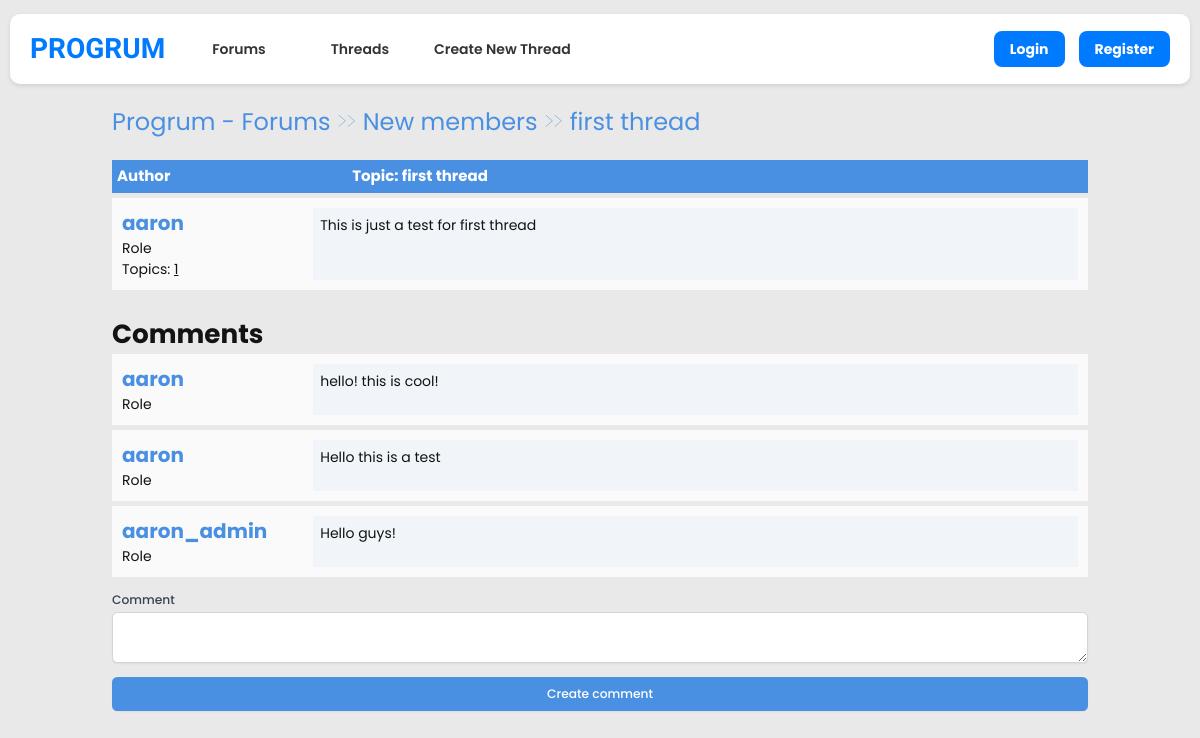
/threads/first-thread-1/, run on the app's committed database.
### thread/models.py (models this page shows, shortened)
class Thread(models.Model):
    forum = models.ForeignKey(
        Forum, related_name='threads', on_delete=models.PROTECT)
    title = models.CharField(max_length=100)
    created_by = models.ForeignKey(User, on_delete=models.CASCADE)
    body = models.TextField()
    slug = models.SlugField(unique=True)
    created_at = models.DateTimeField(auto_now_add=True)
    updated_at = models.DateTimeField(auto_now=True)
    views = models.PositiveIntegerField(default=0)

### forum/models.py (models this page shows, shortened)
class Forum(models.Model):
    name = models.CharField(max_length=100)
    description = models.TextField()
    slug = models.SlugField(unique=True)

### post/models.py (models this page shows, shortened)
class Post(models.Model):
    thread = models.ForeignKey(Thread, related_name='posts', on_delete=models.CASCADE)
    author = models.ForeignKey(User, on_delete=models.CASCADE)
    body = models.TextField()
    slug = models.SlugField()
    created_at = models.DateTimeField(auto_now_add=True)
    updated_at = models.DateTimeField(auto_now=True)

### thread/views.py (the view)
# urls.py: path("<slug:slug>/", views.thread_page, name="thread_page"),
def thread_page(request, slug):
    try:
        thread = get_object_or_404(Thread, slug=slug)
        thread.views += 1
        thread.save()
        posts = Post.objects.filter(thread=thread).order_by('created_at')
    except Thread.DoesNotExist:
        raise Http404("Thread does not exist")
    return render(request, 'threads/thread_page.html', {'thread': thread, 'posts': posts})

### thread/templates/threads/thread_page.html (shortened to what this page needs)
{% extends '_base.html' %}
{% block content %}
  <div class="navigate">
    <span><a href="{% url 'index' %}">Progrum - Forums</a> >> <a href="{% url 'forum_detail' thread.forum.slug %}">{{ thread.forum.name }}</a> >> <a href="">{{ thread.title }}</a></span>
  </div>
  <div class="topic-container">
    <div class="head">
      <div class="authors my-auto">Author</div>
      <div class="content my-auto pl-12">Topic: {{ thread.title }}</div>
    </div>
    <div class="body">
      <div class="authors">
        <div class="username">
          <a href="">{{ thread.created_by }}</a>
        </div>
        <div>Role</div>
        <div>
          Topics: <u>{{ thread.created_by.thread_set.count }}</u>
        </div>
      </div>
      <div class="content bg-slate-100 p-2">{{ thread.body }}</div>
    </div>
  </div>
  <h2 class="mt-8">Comments</h2>
  {% for post in posts %}
    <div class="comments-container">
      <div class="body">
        <div class="authors">
          <div class="username">
            <a href="">{{ post.author }}</a>
          </div>
          <div>Role</div>
        </div>
        <div class="content bg-slate-100 p-2">{{ post.body }}</div>
      </div>
    </div>
  {% endfor %}
  <form action="{% url 'create_post' thread.slug %}" method="post" class="mt-4">
    <div class="mb-4">
      <label for="body" class="block text-sm font-medium text-gray-700">Comment</label>
      <textarea name="body" id="body" class="mt-1 block w-full px-3 py-2 border border-gray-300 rounded-md shadow-sm focus:outline-none focus:ring-indigo-500 focus:border-indigo-500 sm:text-sm" required></textarea>
    </div>
    <button type="submit" class="btn">Create comment</button>
  </form>
{% endblock %}

### static/css/style.css (style rules this page uses)
* { box-sizing: border-box; }
html { font-size: 14px; font-family: "Poppins", sans-serif; background-color: rgb(233, 233, 233); color: #111314; }
a { color: #4a90e2; font-weight: bolder; text-decoration: none; }
.btn { display: inline-flex; align-items: center; justify-content: center; border-radius: 0.375rem; border-width: 1px; border-color: transparent; background-color: #4a90e2; padding-left: 1rem; padding-right: 1rem; padding-top: 0.5rem; padding-bottom: 0.5rem; font-size: 0.875rem; line-height: 1.25rem; color: white; cursor: pointer; }
.btn { display: inline-flex; align-items: center; justify-content: center; border-radius: 0.375rem; border-width: 1px; border-color: transparent; background-color: #4a90e2; padding-left: 1rem; padding-right: 1rem; padding-top: 0.5rem; padding-bottom: 0.5rem; font-size: 0.875rem; line-height: 1.25rem; color: white; cursor: pointer; width: 100%; box-sizing: border-box; }
.navigate { margin-block: 20px; font-weight: lighter; font-size: 24px; color: #4a90e2; }
.navigate a { color: #4a90e2; }
.head { display: flex; background-color: #4a90e2; padding: 5px; font-weight: bold; font-size: 15px; color: #ffffff; }
.authors { flex: 20%; }
.content { flex: 80%; }
.body { display: flex; background-color: #fafafa; padding: 10px; margin-top: 5px; }
.body .authors .username { font-size: 20px; }

### data on the page
Thread: forum.name "New members", title "first thread", created_by "aaron", created_by.thread_set.count "1", body "This is just a test for first thread"
Post: author "aaron", body "hello! this is cool!"
Post: author "aaron", body "Hello this is a test"
Post: author "aaron_admin", body "Hello guys!"
